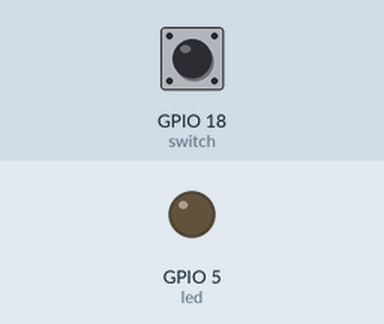
Recording of a program running on a simulated ESP32 board running MicroPython. On the bench: output pins drawn as LEDs (lit = HIGH). Dashed ring = blinking. Inputs (shaded band) come from the test bench; at power-on: GPIO 18 (switch) LOW.

Above: at 1.2 s.
1.3 s: GPIO 18 (switch) pulled HIGH for 1 s
At 2.9 s:
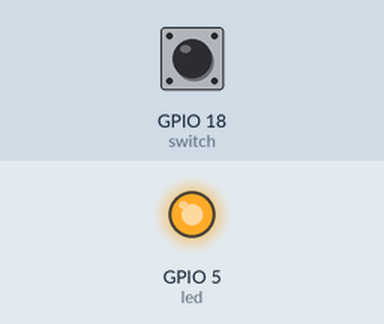
4.3 s: GPIO 18 (switch) pulled HIGH for 0.15 s
At 5.5 s:
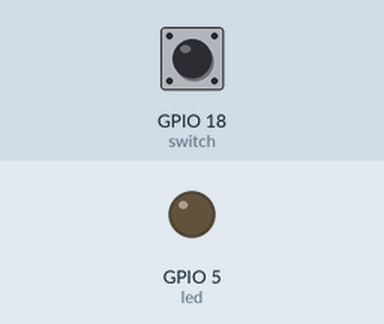
5.9 s: GPIO 18 (switch) pulled HIGH for 3.2 s
At 5.97 s:
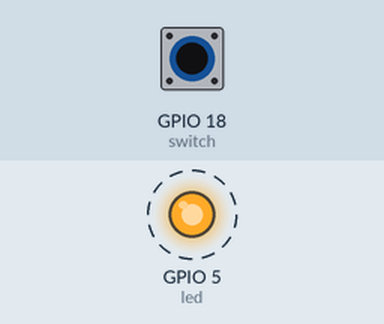
Timing chart, 0 to 10.6 s (numbered marks = the images above; inputs shaded):
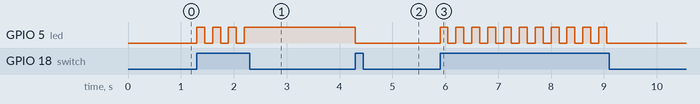

The program:

button.py
```python
from machine import Pin
import utime

led = Pin(5, Pin.OUT)
switch = Pin(18, Pin.IN)
button_state = 0
while True:
    if switch.value()==1:
        if led.value()==1:
            led.value(0)
            utime.sleep_ms(150)
        elif led.value()==0:
            led.value(1)
            utime.sleep_ms(150)
```

Measured:
- after the input at 1.3 s, GPIO 5 (led): alternates HIGH for 0.15 s and LOW for 0.15 s, 7 changes in all, then stays HIGH, starting at once
- after the input at 4.3 s, GPIO 5 (led): HIGH → LOW at once
- after the input at 5.9 s, GPIO 5 (led): alternates HIGH for 0.15 s and LOW for 0.15 s, 22 changes in all, then stays LOW, starting at once
